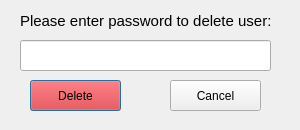
<?xml version="1.0" encoding="UTF-8"?>
<ui version="4.0">
 <class>DeleteDialog</class>
 <widget class="QDialog" name="DeleteDialog">
  <property name="geometry">
   <rect>
    <x>0</x>
    <y>0</y>
    <width>300</width>
    <height>130</height>
   </rect>
  </property>
  <widget class="QPushButton" name="Delete">
   <property name="geometry">
    <rect>
     <x>30</x>
     <y>80</y>
     <width>91</width>
     <height>31</height>
    </rect>
   </property>
   <property name="styleSheet">
    <string notr="true">background-color: #ff0000; color: black</string>
   </property>
   <property name="text">
    <string>Delete</string>
   </property>
  </widget>
  <widget class="QLineEdit" name="passwordLabel">
   <property name="geometry">
    <rect>
     <x>20</x>
     <y>40</y>
     <width>251</width>
     <height>31</height>
    </rect>
   </property>
   <property name="echoMode">
    <enum>QLineEdit::Password</enum>
   </property>
  </widget>
  <widget class="QPushButton" name="Cancel">
   <property name="geometry">
    <rect>
     <x>170</x>
     <y>80</y>
     <width>91</width>
     <height>31</height>
    </rect>
   </property>
   <property name="text">
    <string>Cancel</string>
   </property>
  </widget>
  <widget class="QLabel" name="label">
   <property name="geometry">
    <rect>
     <x>20</x>
     <y>10</y>
     <width>251</width>
     <height>21</height>
    </rect>
   </property>
   <property name="font">
    <font>
     <pointsize>11</pointsize>
    </font>
   </property>
   <property name="text">
    <string>Please enter password to delete user:</string>
   </property>
  </widget>
 </widget>
 <resources/>
 <connections/>
</ui>
